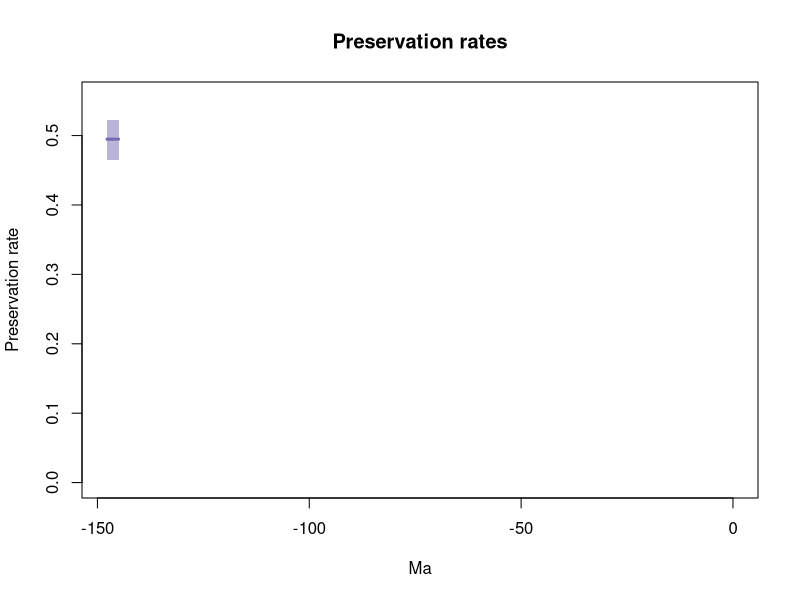

Recreate this plot in R.
library(scales)


pdf(file='/Users/max/Desktop/Phylogenetic_cowries/pyrate_mcmc_logs/Phylogenetic_cowriesV2_1_BDS_mcmc_RTT_Qrates.pdf',width=0.6*9, height=0.6*7)

age = c(-147.73155615310438, -145.0)
Q_mean = 0.49482880784903727
Q_hpd_m = 0.46540890595884277
Q_hpd_M = 0.5228402171614409
plot(age,age,type = 'n', ylim = c(0, 0.554988966830221), xlim = c(-147.73155615310438,-0.0), ylab = 'Preservation rate', xlab = 'Ma',main='Preservation rates' )
segments(x0=age[1], y0 = Q_mean, x1 = age[2], y1 = Q_mean, col = "#756bb1", lwd=3)
polygon( c(age, rev(age)), c(Q_hpd_m, Q_hpd_m, Q_hpd_M, Q_hpd_M), col = alpha("#756bb1",0.5), border = NA)
n <- dev.off()